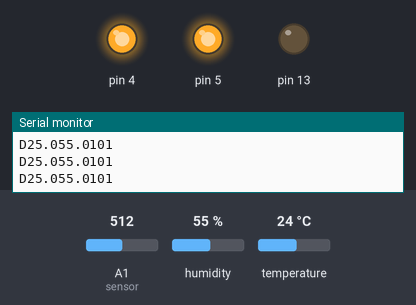
A sketch run on a simulated Arduino Uno, built with avr-gcc and run on an emulated ATmega328P. Shown: output pins drawn as LEDs (lit = HIGH), the last lines printed to the serial monitor. The test bench sets the inputs (shaded band); at power-on: humidity 55 %, A1 (sensor) = 512, temperature 24 °C.

Above: at 1.2 s.
1.3 s: humidity set to 74 %
3.2 s: humidity set to 77 %
At 4.5 s:
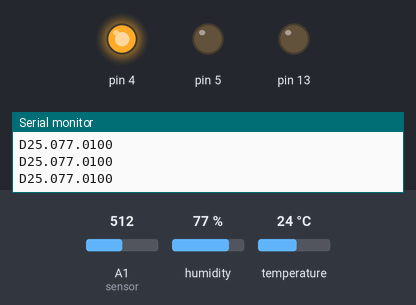
5.5 s: A1 (sensor) set to 491
7.0 s: A1 (sensor) set to 465
At 7.8 s:
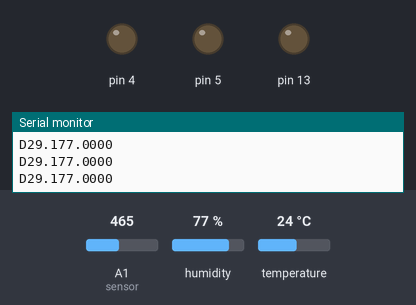
8.6 s: humidity set to 22 %
At 10.6 s:
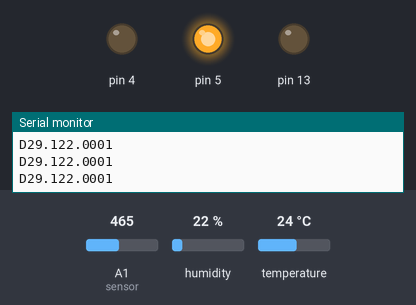
11.6 s: A1 (sensor) set to 444
13.1 s: A1 (sensor) set to 426
At 13.8 s:
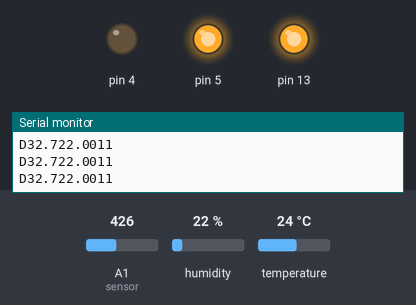
Timing chart, 0 to 15.6 s (numbered marks = the images above; inputs shaded):
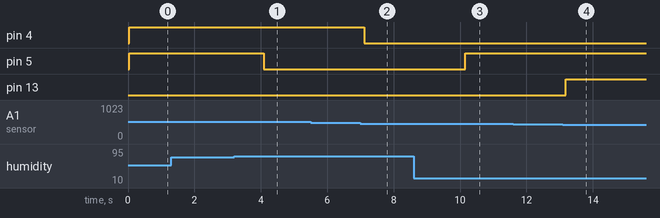

The sketch:

Lombriz.ino
```cpp
#include "DHT.h" //cargamos la librería DHT
#define DHTPIN 2 //Seleccionamos el pin en el que se //conectará el sensor
#define DHTTYPE DHT11 //Se selecciona el DHT11 (hay //otros DHT)
DHT dht(DHTPIN, DHTTYPE); //Se inicia una variable que será usada por Arduino para comunicarse con el sensor
#include <math.h>
#include <stdio.h>
//  Datos para las ecuaciones algoritmo termistor
float Vin=5.0;       // [V]       Voltage de entrada en el divisor de tension
float Raux=10000;    // [ohm]     Valor de la resistencia del divisor de tension
float Rntc=10000;   // [ohm]     Valor de resistencia del termistor (NTC) a 25ºC
float T0=298.15;     // [K] (25ºC)

float Vout=0.0;      // [V]        Voltage given by the Voltage-Divider
float Rout=0.0;      // [ohm]      Resistencia actual del Termistor (NTC)

float Beta=0.0;      // [K]        Parametro Beta
float Rinf=0.0;      // [ohm]      Parametros Rinf
float TempK=0.0;     // [K]        Temperatura de salida en grados Kelvin
float TempC=0.0;     // [ºC]       Temperatura de salida en grados Celsius
int duty;
int iCont;            // Contador de ciclos, para calculo de temperatura media
float cTemp1;         // Variable temporal para acumular las temperaturas leidas
int V;
int R;
int B;
void setup() {
 Serial.begin(9600); //Se inicia la comunicación serial
 dht.begin(); //Se inicia el sensor
 // Configuramos el pin del Arduino en entrada
 pinMode(A0, INPUT);
 pinMode(13, OUTPUT);
 pinMode(4, OUTPUT);
 pinMode(5, OUTPUT);
 // Parametros de calculo
 Beta = 4038.0;
 Rinf=Rntc*exp(-Beta/T0);
 digitalWrite(4,LOW);
 digitalWrite(5,LOW);
 duty=0;
 }

void loop() {
float h = dht.readHumidity(); //Se lee la humedad
double TempC;
double temp = Termistor(analogRead(A1));  // Read sensor
TempC=temp;


if(temp<=28.0){
  digitalWrite(4,HIGH); R=1;}
else{digitalWrite(4,LOW); R=0;}

if(temp>32.0){
  analogWrite(13, 255); V=1;}
else{analogWrite(13,90); V=0;}

if(h<=75.0){
  digitalWrite(5,HIGH); B=1;}
else{digitalWrite(5,LOW); B=0;}

if(h>80.0){
  analogWrite(13, 255); V=2; digitalWrite(4,HIGH); R=1;}

Serial.print("D");
Serial.print(TempC,1);
Serial.print(h,1);
Serial.print(R);
Serial.print(V);
Serial.println(B);
delay(100);


}

double Termistor(int RawADC) {
    // Cálculo del valor de la resistencia termistor (NTC) a través de Vout
    Vout=Vin*((float)(RawADC)/1024.0);
    Rout=(Raux*Vout/(Vin-Vout));
    // Calculo de la temperatura en grados Kelvin
    TempK=(Beta/log(Rout/Rinf));
    // Calculo de la temperatura en grados Celsius
    TempC=TempK-273.15;
    // Almacenamos la temperatura (Celsius) actual para después obtener la media
    cTemp1 = cTemp1 + TempC;
    // Hacemos una pausa de 10 milisegundos
    delay(10);
    return TempC;
    }
```

Measured:
- the behaviour switches between 75 and 76 % on humidity (found by bisection; images 0 and 1)
- the behaviour switches between 478 and 477 on A1 (sensor) (found by bisection; images 1 and 2)
- the behaviour switches between 434 and 433 on A1 (sensor) (found by bisection; images 3 and 4)
- after the input at 3.2 s, pin 5: HIGH → LOW after 0.88 s
- after the input at 7.0 s, pin 4: HIGH → LOW after 0.11 s
- after the input at 8.6 s, pin 5: LOW → HIGH after 1.6 s
- after the input at 13.1 s, pin 13: LOW → HIGH after 0.08 s
